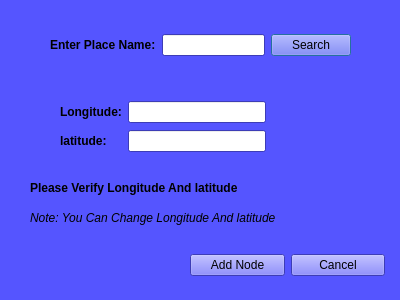
<?xml version="1.0" encoding="UTF-8"?>
<ui version="4.0">
 <class>add_node_window</class>
 <widget class="QDialog" name="add_node_window">
  <property name="geometry">
   <rect>
    <x>0</x>
    <y>0</y>
    <width>400</width>
    <height>300</height>
   </rect>
  </property>
  <property name="minimumSize">
   <size>
    <width>400</width>
    <height>300</height>
   </size>
  </property>
  <property name="maximumSize">
   <size>
    <width>400</width>
    <height>300</height>
   </size>
  </property>
  <property name="palette">
   <palette>
    <active>
     <colorrole role="WindowText">
      <brush brushstyle="SolidPattern">
       <color alpha="255">
        <red>0</red>
        <green>0</green>
        <blue>0</blue>
       </color>
      </brush>
     </colorrole>
     <colorrole role="Button">
      <brush brushstyle="SolidPattern">
       <color alpha="255">
        <red>85</red>
        <green>85</green>
        <blue>255</blue>
       </color>
      </brush>
     </colorrole>
     <colorrole role="Light">
      <brush brushstyle="SolidPattern">
       <color alpha="255">
        <red>213</red>
        <green>213</green>
        <blue>255</blue>
       </color>
      </brush>
     </colorrole>
     <colorrole role="Midlight">
      <brush brushstyle="SolidPattern">
       <color alpha="255">
        <red>149</red>
        <green>149</green>
        <blue>255</blue>
       </color>
      </brush>
     </colorrole>
     <colorrole role="Dark">
      <brush brushstyle="SolidPattern">
       <color alpha="255">
        <red>42</red>
        <green>42</green>
        <blue>127</blue>
       </color>
      </brush>
     </colorrole>
     <colorrole role="Mid">
      <brush brushstyle="SolidPattern">
       <color alpha="255">
        <red>56</red>
        <green>56</green>
        <blue>170</blue>
       </color>
      </brush>
     </colorrole>
     <colorrole role="Text">
      <brush brushstyle="SolidPattern">
       <color alpha="255">
        <red>0</red>
        <green>0</green>
        <blue>0</blue>
       </color>
      </brush>
     </colorrole>
     <colorrole role="BrightText">
      <brush brushstyle="SolidPattern">
       <color alpha="255">
        <red>255</red>
        <green>255</green>
        <blue>255</blue>
       </color>
      </brush>
     </colorrole>
     <colorrole role="ButtonText">
      <brush brushstyle="SolidPattern">
       <color alpha="255">
        <red>0</red>
        <green>0</green>
        <blue>0</blue>
       </color>
      </brush>
     </colorrole>
     <colorrole role="Base">
      <brush brushstyle="SolidPattern">
       <color alpha="255">
        <red>255</red>
        <green>255</green>
        <blue>255</blue>
       </color>
      </brush>
     </colorrole>
     <colorrole role="Window">
      <brush brushstyle="SolidPattern">
       <color alpha="255">
        <red>85</red>
        <green>85</green>
        <blue>255</blue>
       </color>
      </brush>
     </colorrole>
     <colorrole role="Shadow">
      <brush brushstyle="SolidPattern">
       <color alpha="255">
        <red>0</red>
        <green>0</green>
        <blue>0</blue>
       </color>
      </brush>
     </colorrole>
     <colorrole role="AlternateBase">
      <brush brushstyle="SolidPattern">
       <color alpha="255">
        <red>170</red>
        <green>170</green>
        <blue>255</blue>
       </color>
      </brush>
     </colorrole>
     <colorrole role="ToolTipBase">
      <brush brushstyle="SolidPattern">
       <color alpha="255">
        <red>255</red>
        <green>255</green>
        <blue>220</blue>
       </color>
      </brush>
     </colorrole>
     <colorrole role="ToolTipText">
      <brush brushstyle="SolidPattern">
       <color alpha="255">
        <red>0</red>
        <green>0</green>
        <blue>0</blue>
       </color>
      </brush>
     </colorrole>
    </active>
    <inactive>
     <colorrole role="WindowText">
      <brush brushstyle="SolidPattern">
       <color alpha="255">
        <red>0</red>
        <green>0</green>
        <blue>0</blue>
       </color>
      </brush>
     </colorrole>
     <colorrole role="Button">
      <brush brushstyle="SolidPattern">
       <color alpha="255">
        <red>85</red>
        <green>85</green>
        <blue>255</blue>
       </color>
      </brush>
     </colorrole>
     <colorrole role="Light">
      <brush brushstyle="SolidPattern">
       <color alpha="255">
        <red>213</red>
        <green>213</green>
        <blue>255</blue>
       </color>
      </brush>
     </colorrole>
     <colorrole role="Midlight">
      <brush brushstyle="SolidPattern">
       <color alpha="255">
        <red>149</red>
        <green>149</green>
        <blue>255</blue>
       </color>
      </brush>
     </colorrole>
     <colorrole role="Dark">
      <brush brushstyle="SolidPattern">
       <color alpha="255">
        <red>42</red>
        <green>42</green>
        <blue>127</blue>
       </color>
      </brush>
     </colorrole>
     <colorrole role="Mid">
      <brush brushstyle="SolidPattern">
       <color alpha="255">
        <red>56</red>
        <green>56</green>
        <blue>170</blue>
       </color>
      </brush>
     </colorrole>
     <colorrole role="Text">
      <brush brushstyle="SolidPattern">
       <color alpha="255">
        <red>0</red>
        <green>0</green>
        <blue>0</blue>
       </color>
      </brush>
     </colorrole>
     <colorrole role="BrightText">
      <brush brushstyle="SolidPattern">
       <color alpha="255">
        <red>255</red>
        <green>255</green>
        <blue>255</blue>
       </color>
      </brush>
     </colorrole>
     <colorrole role="ButtonText">
      <brush brushstyle="SolidPattern">
       <color alpha="255">
        <red>0</red>
        <green>0</green>
        <blue>0</blue>
       </color>
      </brush>
     </colorrole>
     <colorrole role="Base">
      <brush brushstyle="SolidPattern">
       <color alpha="255">
        <red>255</red>
        <green>255</green>
        <blue>255</blue>
       </color>
      </brush>
     </colorrole>
     <colorrole role="Window">
      <brush brushstyle="SolidPattern">
       <color alpha="255">
        <red>85</red>
        <green>85</green>
        <blue>255</blue>
       </color>
      </brush>
     </colorrole>
     <colorrole role="Shadow">
      <brush brushstyle="SolidPattern">
       <color alpha="255">
        <red>0</red>
        <green>0</green>
        <blue>0</blue>
       </color>
      </brush>
     </colorrole>
     <colorrole role="AlternateBase">
      <brush brushstyle="SolidPattern">
       <color alpha="255">
        <red>170</red>
        <green>170</green>
        <blue>255</blue>
       </color>
      </brush>
     </colorrole>
     <colorrole role="ToolTipBase">
      <brush brushstyle="SolidPattern">
       <color alpha="255">
        <red>255</red>
        <green>255</green>
        <blue>220</blue>
       </color>
      </brush>
     </colorrole>
     <colorrole role="ToolTipText">
      <brush brushstyle="SolidPattern">
       <color alpha="255">
        <red>0</red>
        <green>0</green>
        <blue>0</blue>
       </color>
      </brush>
     </colorrole>
    </inactive>
    <disabled>
     <colorrole role="WindowText">
      <brush brushstyle="SolidPattern">
       <color alpha="255">
        <red>42</red>
        <green>42</green>
        <blue>127</blue>
       </color>
      </brush>
     </colorrole>
     <colorrole role="Button">
      <brush brushstyle="SolidPattern">
       <color alpha="255">
        <red>85</red>
        <green>85</green>
        <blue>255</blue>
       </color>
      </brush>
     </colorrole>
     <colorrole role="Light">
      <brush brushstyle="SolidPattern">
       <color alpha="255">
        <red>213</red>
        <green>213</green>
        <blue>255</blue>
       </color>
      </brush>
     </colorrole>
     <colorrole role="Midlight">
      <brush brushstyle="SolidPattern">
       <color alpha="255">
        <red>149</red>
        <green>149</green>
        <blue>255</blue>
       </color>
      </brush>
     </colorrole>
     <colorrole role="Dark">
      <brush brushstyle="SolidPattern">
       <color alpha="255">
        <red>42</red>
        <green>42</green>
        <blue>127</blue>
       </color>
      </brush>
     </colorrole>
     <colorrole role="Mid">
      <brush brushstyle="SolidPattern">
       <color alpha="255">
        <red>56</red>
        <green>56</green>
        <blue>170</blue>
       </color>
      </brush>
     </colorrole>
     <colorrole role="Text">
      <brush brushstyle="SolidPattern">
       <color alpha="255">
        <red>42</red>
        <green>42</green>
        <blue>127</blue>
       </color>
      </brush>
     </colorrole>
     <colorrole role="BrightText">
      <brush brushstyle="SolidPattern">
       <color alpha="255">
        <red>255</red>
        <green>255</green>
        <blue>255</blue>
       </color>
      </brush>
     </colorrole>
     <colorrole role="ButtonText">
      <brush brushstyle="SolidPattern">
       <color alpha="255">
        <red>42</red>
        <green>42</green>
        <blue>127</blue>
       </color>
      </brush>
     </colorrole>
     <colorrole role="Base">
      <brush brushstyle="SolidPattern">
       <color alpha="255">
        <red>85</red>
        <green>85</green>
        <blue>255</blue>
       </color>
      </brush>
     </colorrole>
     <colorrole role="Window">
      <brush brushstyle="SolidPattern">
       <color alpha="255">
        <red>85</red>
        <green>85</green>
        <blue>255</blue>
       </color>
      </brush>
     </colorrole>
     <colorrole role="Shadow">
      <brush brushstyle="SolidPattern">
       <color alpha="255">
        <red>0</red>
        <green>0</green>
        <blue>0</blue>
       </color>
      </brush>
     </colorrole>
     <colorrole role="AlternateBase">
      <brush brushstyle="SolidPattern">
       <color alpha="255">
        <red>85</red>
        <green>85</green>
        <blue>255</blue>
       </color>
      </brush>
     </colorrole>
     <colorrole role="ToolTipBase">
      <brush brushstyle="SolidPattern">
       <color alpha="255">
        <red>255</red>
        <green>255</green>
        <blue>220</blue>
       </color>
      </brush>
     </colorrole>
     <colorrole role="ToolTipText">
      <brush brushstyle="SolidPattern">
       <color alpha="255">
        <red>0</red>
        <green>0</green>
        <blue>0</blue>
       </color>
      </brush>
     </colorrole>
    </disabled>
   </palette>
  </property>
  <property name="windowTitle">
   <string>Add Node Dialog</string>
  </property>
  <widget class="QLabel" name="label_4">
   <property name="geometry">
    <rect>
     <x>30</x>
     <y>180</y>
     <width>341</width>
     <height>16</height>
    </rect>
   </property>
   <property name="font">
    <font>
     <weight>75</weight>
     <bold>true</bold>
    </font>
   </property>
   <property name="text">
    <string>Please Verify Longitude And latitude</string>
   </property>
  </widget>
  <widget class="QWidget" name="layoutWidget">
   <property name="geometry">
    <rect>
     <x>60</x>
     <y>100</y>
     <width>206</width>
     <height>53</height>
    </rect>
   </property>
   <layout class="QGridLayout" name="gridLayout_2">
    <item row="0" column="0">
     <widget class="QLabel" name="label_5">
      <property name="font">
       <font>
        <weight>75</weight>
        <bold>true</bold>
       </font>
      </property>
      <property name="text">
       <string>Longitude:</string>
      </property>
     </widget>
    </item>
    <item row="0" column="1">
     <widget class="QLineEdit" name="long_edit"/>
    </item>
    <item row="1" column="0">
     <widget class="QLabel" name="label_6">
      <property name="font">
       <font>
        <weight>75</weight>
        <bold>true</bold>
        <strikeout>false</strikeout>
        <kerning>true</kerning>
       </font>
      </property>
      <property name="text">
       <string>latitude:</string>
      </property>
     </widget>
    </item>
    <item row="1" column="1">
     <widget class="QLineEdit" name="lat_edit"/>
    </item>
   </layout>
  </widget>
  <widget class="QWidget" name="layoutWidget_2">
   <property name="geometry">
    <rect>
     <x>50</x>
     <y>30</y>
     <width>301</width>
     <height>30</height>
    </rect>
   </property>
   <layout class="QHBoxLayout" name="horizontalLayout_3">
    <item>
     <widget class="QLabel" name="label_7">
      <property name="font">
       <font>
        <weight>75</weight>
        <bold>true</bold>
       </font>
      </property>
      <property name="text">
       <string>Enter Place Name:</string>
      </property>
     </widget>
    </item>
    <item>
     <widget class="QLineEdit" name="place_name_edit"/>
    </item>
    <item>
     <widget class="QPushButton" name="search_button">
      <property name="text">
       <string>Search</string>
      </property>
     </widget>
    </item>
   </layout>
  </widget>
  <widget class="QLabel" name="label_8">
   <property name="geometry">
    <rect>
     <x>30</x>
     <y>210</y>
     <width>321</width>
     <height>16</height>
    </rect>
   </property>
   <property name="font">
    <font>
     <weight>50</weight>
     <italic>true</italic>
     <bold>false</bold>
    </font>
   </property>
   <property name="text">
    <string>Note: You Can Change Longitude And latitude</string>
   </property>
  </widget>
  <widget class="QWidget" name="layoutWidget_3">
   <property name="geometry">
    <rect>
     <x>190</x>
     <y>250</y>
     <width>195</width>
     <height>30</height>
    </rect>
   </property>
   <layout class="QHBoxLayout" name="horizontalLayout_4">
    <item>
     <widget class="QPushButton" name="add_node_button_2">
      <property name="text">
       <string>Add Node</string>
      </property>
     </widget>
    </item>
    <item>
     <widget class="QPushButton" name="cancel_button_2">
      <property name="text">
       <string>Cancel</string>
      </property>
     </widget>
    </item>
   </layout>
  </widget>
 </widget>
 <resources/>
 <connections/>
</ui>
